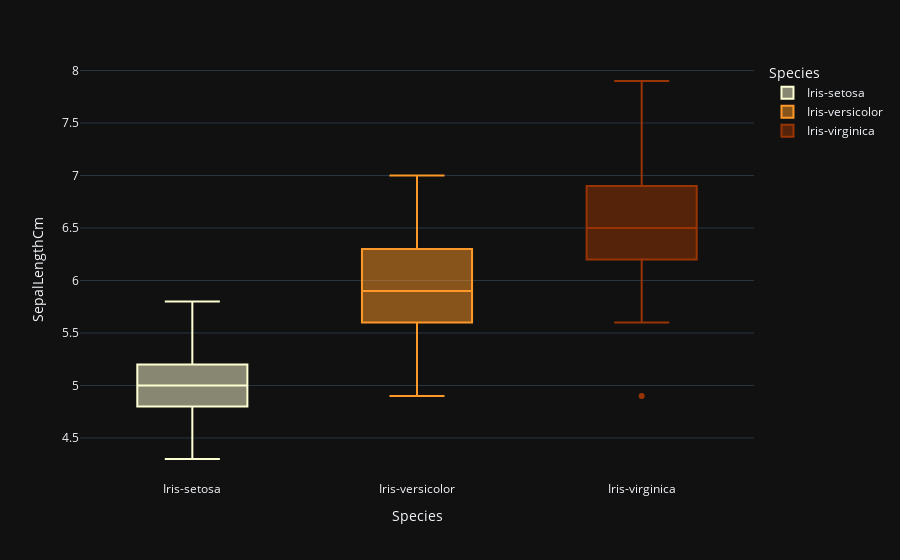

Notebook cell for this chart:
### Markdown cell above
## From this plot we conclude that:

**The Data is perfectly balanced**

### Code cell
fig = px.box(data_frame=iris, x='Species',y='SepalLengthCm',color='Species',color_discrete_sequence=['#ffffd4 ','#fe9929 ','#993404 '], template='plotly_dark',orientation='v')

fig.show()

### Figure 1 — Plotly figure (JSON) as saved in the notebook; plotly's stock layout.template omitted (floating-point values rounded to 4 significant figures)
{"data": [{"alignmentgroup": "True", "hovertemplate": "Species=%{x}<br>SepalLengthCm=%{y}<extra></extra>", "legendgroup": "Iris-setosa", "marker": {"color": "#ffffd4 "}, "name": "Iris-setosa", "notched": false, "offsetgroup": "Iris-setosa", "orientation": "v", "showlegend": true, "type": "box", "x": ["Iris-setosa", "Iris-setosa", "Iris-setosa", "Iris-setosa", "Iris-setosa", "Iris-setosa", "Iris-setosa", "Iris-setosa", "Iris-setosa", "Iris-setosa", "Iris-setosa", "Iris-setosa", "Iris-setosa", "Iris-setosa", "Iris-setosa", "Iris-setosa", "Iris-setosa", "Iris-setosa", "Iris-setosa", "Iris-setosa", "Iris-setosa", "Iris-setosa", "Iris-setosa", "Iris-setosa", "Iris-setosa", "Iris-setosa", "Iris-setosa", "Iris-setosa", "Iris-setosa", "Iris-setosa", "Iris-setosa", "Iris-setosa", "Iris-setosa", "Iris-setosa", "Iris-setosa", "Iris-setosa", "Iris-setosa", "Iris-setosa", "Iris-setosa", "Iris-setosa", "Iris-setosa", "Iris-setosa", "Iris-setosa", "Iris-setosa", "Iris-setosa", "Iris-setosa", "Iris-setosa", "Iris-setosa", "Iris-setosa", "Iris-setosa"], "x0": " ", "xaxis": "x", "y": [5.1, 4.9, 4.7, 4.6, 5.0, 5.4, 4.6, 5.0, 4.4, 4.9, 5.4, 4.8, 4.8, 4.3, 5.8, 5.7, 5.4, 5.1, 5.7, 5.1, 5.4, 5.1, 4.6, 5.1, 4.8, 5.0, 5.0, 5.2, 5.2, 4.7, 4.8, 5.4, 5.2, 5.5, 4.9, 5.0, 5.5, 4.9, 4.4, 5.1, 5.0, 4.5, 4.4, 5.0, 5.1, 4.8, 5.1, 4.6, 5.3, 5.0], "y0": " ", "yaxis": "y"}, {"alignmentgroup": "True", "hovertemplate": "Species=%{x}<br>SepalLengthCm=%{y}<extra></extra>", "legendgroup": "Iris-versicolor", "marker": {"color": "#fe9929 "}, "name": "Iris-versicolor", "notched": false, "offsetgroup": "Iris-versicolor", "orientation": "v", "showlegend": true, "type": "box", "x": ["Iris-versicolor", "Iris-versicolor", "Iris-versicolor", "Iris-versicolor", "Iris-versicolor", "Iris-versicolor", "Iris-versicolor", "Iris-versicolor", "Iris-versicolor", "Iris-versicolor", "Iris-versicolor", "Iris-versicolor", "Iris-versicolor", "Iris-versicolor", "Iris-versicolor", "Iris-versicolor", "Iris-versicolor", "Iris-versicolor", "Iris-versicolor", "Iris-versicolor", "Iris-versicolor", "Iris-versicolor", "Iris-versicolor", "Iris-versicolor", "Iris-versicolor", "Iris-versicolor", "Iris-versicolor", "Iris-versicolor", "Iris-versicolor", "Iris-versicolor", "Iris-versicolor", "Iris-versicolor", "Iris-versicolor", "Iris-versicolor", "Iris-versicolor", "Iris-versicolor", "Iris-versicolor", "Iris-versicolor", "Iris-versicolor", "Iris-versicolor", "Iris-versicolor", "Iris-versicolor", "Iris-versicolor", "Iris-versicolor", "Iris-versicolor", "Iris-versicolor", "Iris-versicolor", "Iris-versicolor", "Iris-versicolor", "Iris-versicolor"], "x0": " ", "xaxis": "x", "y": [7.0, 6.4, 6.9, 5.5, 6.5, 5.7, 6.3, 4.9, 6.6, 5.2, 5.0, 5.9, 6.0, 6.1, 5.6, 6.7, 5.6, 5.8, 6.2, 5.6, 5.9, 6.1, 6.3, 6.1, 6.4, 6.6, 6.8, 6.7, 6.0, 5.7, 5.5, 5.5, 5.8, 6.0, 5.4, 6.0, 6.7, 6.3, 5.6, 5.5, 5.5, 6.1, 5.8, 5.0, 5.6, 5.7, 5.7, 6.2, 5.1, 5.7], "y0": " ", "yaxis": "y"}, {"alignmentgroup": "True", "hovertemplate": "Species=%{x}<br>SepalLengthCm=%{y}<extra></extra>", "legendgroup": "Iris-virginica", "marker": {"color": "#993404 "}, "name": "Iris-virginica", "notched": false, "offsetgroup": "Iris-virginica", "orientation": "v", "showlegend": true, "type": "box", "x": ["Iris-virginica", "Iris-virginica", "Iris-virginica", "Iris-virginica", "Iris-virginica", "Iris-virginica", "Iris-virginica", "Iris-virginica", "Iris-virginica", "Iris-virginica", "Iris-virginica", "Iris-virginica", "Iris-virginica", "Iris-virginica", "Iris-virginica", "Iris-virginica", "Iris-virginica", "Iris-virginica", "Iris-virginica", "Iris-virginica", "Iris-virginica", "Iris-virginica", "Iris-virginica", "Iris-virginica", "Iris-virginica", "Iris-virginica", "Iris-virginica", "Iris-virginica", "Iris-virginica", "Iris-virginica", "Iris-virginica", "Iris-virginica", "Iris-virginica", "Iris-virginica", "Iris-virginica", "Iris-virginica", "Iris-virginica", "Iris-virginica", "Iris-virginica", "Iris-virginica", "Iris-virginica", "Iris-virginica", "Iris-virginica", "Iris-virginica", "Iris-virginica", "Iris-virginica", "Iris-virginica", "Iris-virginica", "Iris-virginica", "Iris-virginica"], "x0": " ", "xaxis": "x", "y": [6.3, 5.8, 7.1, 6.3, 6.5, 7.6, 4.9, 7.3, 6.7, 7.2, 6.5, 6.4, 6.8, 5.7, 5.8, 6.4, 6.5, 7.7, 7.7, 6.0, 6.9, 5.6, 7.7, 6.3, 6.7, 7.2, 6.2, 6.1, 6.4, 7.2, 7.4, 7.9, 6.4, 6.3, 6.1, 7.7, 6.3, 6.4, 6.0, 6.9, 6.7, 6.9, 5.8, 6.8, 6.7, 6.7, 6.3, 6.5, 6.2, 5.9], "y0": " ", "yaxis": "y"}], "layout": {"boxmode": "overlay", "legend": {"title": {"text": "Species"}, "tracegroupgap": 0}, "margin": {"t": 60}, "xaxis": {"anchor": "y", "categoryarray": ["Iris-setosa", "Iris-versicolor", "Iris-virginica"], "categoryorder": "array", "domain": [0, 1], "title": {"text": "Species"}}, "yaxis": {"anchor": "x", "domain": [0, 1], "title": {"text": "SepalLengthCm"}}}}
